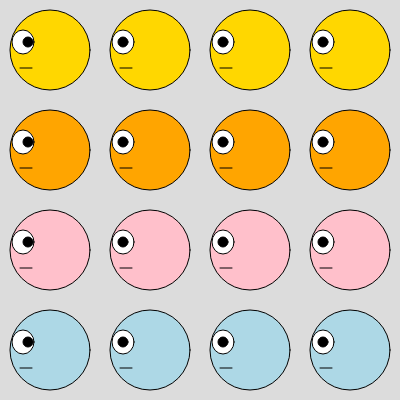
Frame 1 (no input)
Frame 60 (no input): identical to frame 1, image omitted
Frame 120 (the mouse pressed at the canvas centre since frame 60): identical to frame 1, image omitted

The p5.js sketch that drew this single still picture (run headless with seeded random() and noise() and a simulated clock; from frame 60 on, the mouse is pressed at the canvas centre):

// p5.js sketch
// ── sketch.js
let colours = ["gold", "orange", "pink", "lightblue"];
let select = 0; // the column that does the side eye

function setup() {
  createCanvas(400, 400);
}

function draw() {
  background(220);

  //loop through rows
  for (let i = 0; i < 4; i++) {
  
  //loop through columns
  for (let ii = 0; ii < 4; ii++) {
  let x = 50 + ii * 100;
  let y = 50 + i* 100; 

  //face, colour from the array 
  fill (colours[i]);
  circle (x, y, 80);

  //eye
  fill (255);
  ellipse (x - 27, y - 8, 22, 24);

  //side eye in the selected column
  fill (0);
  if (ii == select) {
    circle (x - 22, y - 8, 10);
  }
  
  else {
    circle (x - 27, y - 8, 10);
  }

  //mouth
  line (x - 30, y + 18, x - 18, y + 18);
  }
  }
  }

  function mouseClicked() {
  select ++; 
  if (select >=4) {
    select = 0;
  }
  return false;
}
